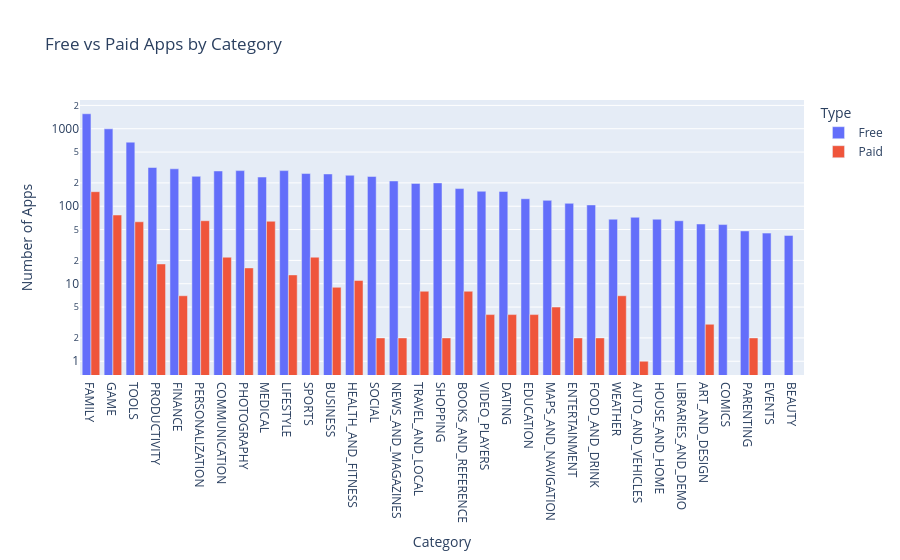

Write notebook code for a chart like this one.
### Markdown cell above
**Challenge**: Use the plotly express bar [chart examples](https://plotly.com/python/bar-charts/#bar-chart-with-sorted-or-ordered-categories) and the [.bar() API reference](https://plotly.com/python-api-reference/generated/plotly.express.bar.html#plotly.express.bar) to create this bar chart: 

<img src=https://imgur.com/LE0XCxA.png>

You'll want to use the `df_free_vs_paid` DataFrame that you created above that has the total number of free and paid apps per category. 

See if you can figure out how to get the look above by changing the `categoryorder` to 'total descending' as outlined in the documentation here [here](https://plotly.com/python/categorical-axes/#automatically-sorting-categories-by-name-or-total-value).

### Code cell
free_v_paid = px.bar(df_free_vs_paid, x='Category', y='App', title='Free vs Paid Apps by Category', color='Type', barmode='group')
free_v_paid.update_layout(xaxis_title='Category', yaxis_title='Number of Apps', xaxis={'categoryorder':'total descending'}, yaxis=dict(type='log'))
free_v_paid.show()

### Figure 1 — Plotly figure (JSON) as saved in the notebook; plotly's stock layout.template omitted (floating-point values rounded to 4 significant figures)
{"data": [{"alignmentgroup": "True", "hovertemplate": "Type=Free<br>Category=%{x}<br>App=%{y}<extra></extra>", "legendgroup": "Free", "marker": {"color": "#636efa", "pattern": {"shape": ""}}, "name": "Free", "offsetgroup": "Free", "orientation": "v", "showlegend": true, "textposition": "auto", "type": "bar", "x": ["ART_AND_DESIGN", "AUTO_AND_VEHICLES", "BEAUTY", "BOOKS_AND_REFERENCE", "BUSINESS", "COMICS", "COMMUNICATION", "DATING", "EDUCATION", "ENTERTAINMENT", "EVENTS", "FAMILY", "FINANCE", "FOOD_AND_DRINK", "GAME", "HEALTH_AND_FITNESS", "HOUSE_AND_HOME", "LIBRARIES_AND_DEMO", "LIFESTYLE", "MAPS_AND_NAVIGATION", "MEDICAL", "NEWS_AND_MAGAZINES", "PARENTING", "PERSONALIZATION", "PHOTOGRAPHY", "PRODUCTIVITY", "SHOPPING", "SOCIAL", "SPORTS", "TOOLS", "TRAVEL_AND_LOCAL", "VIDEO_PLAYERS", "WEATHER"], "xaxis": "x", "y": [59, 72, 42, 169, 261, 58, 285, 155, 125, 109, 45, 1560, 304, 104, 997, 251, 68, 65, 288, 119, 238, 212, 48, 243, 288, 316, 200, 242, 264, 671, 197, 156, 68], "yaxis": "y"}, {"alignmentgroup": "True", "hovertemplate": "Type=Paid<br>Category=%{x}<br>App=%{y}<extra></extra>", "legendgroup": "Paid", "marker": {"color": "#EF553B", "pattern": {"shape": ""}}, "name": "Paid", "offsetgroup": "Paid", "orientation": "v", "showlegend": true, "textposition": "auto", "type": "bar", "x": ["ART_AND_DESIGN", "AUTO_AND_VEHICLES", "BOOKS_AND_REFERENCE", "BUSINESS", "COMMUNICATION", "DATING", "EDUCATION", "ENTERTAINMENT", "FAMILY", "FINANCE", "FOOD_AND_DRINK", "GAME", "HEALTH_AND_FITNESS", "LIFESTYLE", "MAPS_AND_NAVIGATION", "MEDICAL", "NEWS_AND_MAGAZINES", "PARENTING", "PERSONALIZATION", "PHOTOGRAPHY", "PRODUCTIVITY", "SHOPPING", "SOCIAL", "SPORTS", "TOOLS", "TRAVEL_AND_LOCAL", "VIDEO_PLAYERS", "WEATHER"], "xaxis": "x", "y": [3, 1, 8, 9, 22, 4, 4, 2, 154, 7, 2, 77, 11, 13, 5, 64, 2, 2, 65, 16, 18, 2, 2, 22, 63, 8, 4, 7], "yaxis": "y"}], "layout": {"autosize": true, "barmode": "group", "legend": {"title": {"text": "Type"}, "tracegroupgap": 0}, "title": {"text": "Free vs Paid Apps by Category"}, "xaxis": {"anchor": "y", "autorange": true, "categoryorder": "total descending", "domain": [0, 1], "range": [-0.5, 32.5], "title": {"text": "Category"}, "type": "category"}, "yaxis": {"anchor": "x", "autorange": true, "domain": [0, 1], "range": [-0.1774, 3.371], "title": {"text": "Number of Apps"}, "type": "log"}}}
